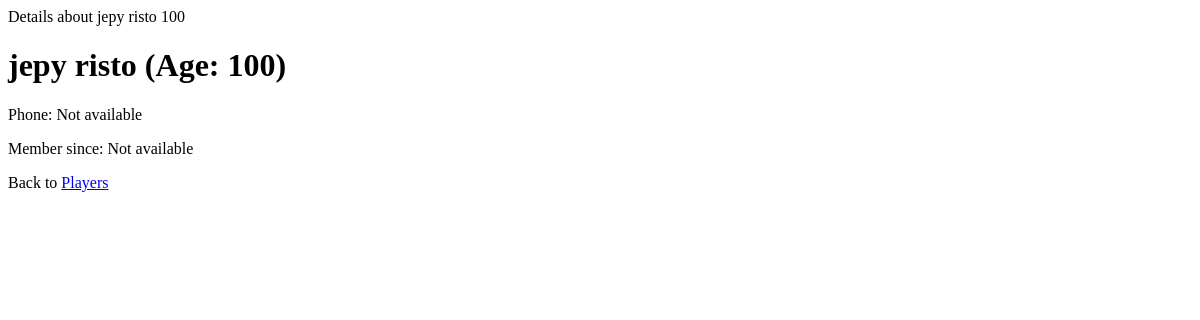
Before: /players/details/4/ with the older database file.
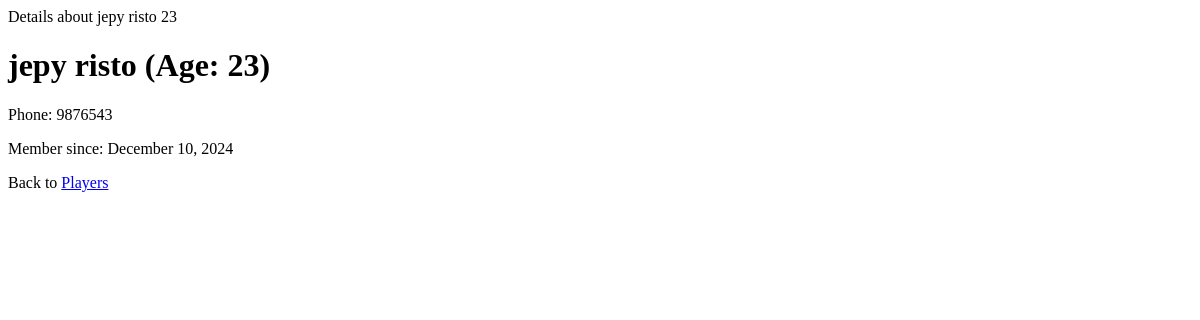
After: the same page with the newer database file.
### players/models.py (models this page shows, shortened)
class Player(models.Model):
    firstname = models.CharField(max_length=255)
    lastname = models.CharField(max_length=255)
    age = models.IntegerField()
    phone = models.IntegerField(null=True)
    date_joined = models.DateField(null=True)

### players/views.py (the view)
# urls.py: path('players/details/<int:id>/', views.details, name='details'),
def details(request, id):
  myplayer = Player.objects.get(id=id)
  template = loader.get_template('details.html')
  context = {
    'myplayer': myplayer,
  }
  return HttpResponse(template.render(context, request))

### players/templates/details.html
{% extends "master.html" %}
{% block title %}
Details about {{ myplayer.firstname }} {{ myplayer.lastname }} {{myplayer.age}}
{% endblock %}
{% block content %}
<h1>{{ myplayer.firstname }} {{ myplayer.lastname }} (Age: {{ myplayer.age }})</h1>
<p>Phone: {{ myplayer.phone|default:"Not available" }}</p>
<p>Member since: {{ myplayer.date_joined|date:"F d, Y"|default:"Not available" }}</p>
<p>Back to <a href="{% url 'players' %}">Players</a></p>
{% endblock %}

Changed rows visible on the page:
changed Player "jepy": age "100" → "23"; phone "Not available" → "9876543"; date_joined "Not available" → "December 10, 2024"
